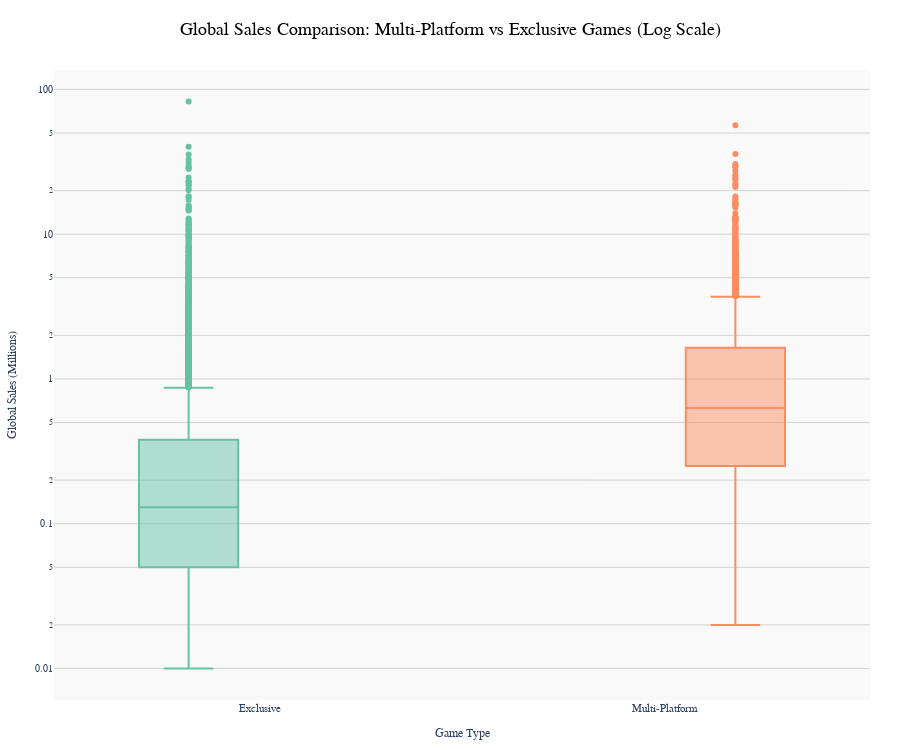

This figure's notebook cell:
### Markdown cell above
## Log Scale Justification — Handling Skewed Sales Data

Video game sales data are **highly skewed**, with most titles selling fewer than 1 million copies while a small number of blockbuster releases exceed 50–80 million.
Using a **logarithmic scale** on the y-axis compresses this extreme range, allowing for a **more meaningful visual comparison** between typical and high-performing games.
Without the log transformation, the few top-selling games dominate the chart and obscure underlying trends among the majority of titles.

By applying a log scale, the plot clearly reveals the **distribution, spread, and median differences** between multi-platform and exclusive games — highlighting genuine performance trends across both categories.

### Code cell
# Create box plot using Plotly Express
fig_box = px.box(
    df_merged,
    x='is_multiplatform',
    y='Global_Sales',
    color='is_multiplatform',
    color_discrete_sequence=['#66c2a5', '#fc8d62'],
    title='Global Sales Comparison: Multi-Platform vs Exclusive Games (Log Scale)',
    labels={
        'is_multiplatform': 'Game Type',
        'Global_Sales': 'Global Sales (Millions)'
    },
    points='outliers'
)

# Customise y-axis to log scale and improve readability
fig_box.update_yaxes(
    type='log',
    title_font=dict(size=12),
    tickfont=dict(size=10),
    showgrid=True,
    gridcolor='lightgrey'
)

# Customise x-axis for clarity
fig_box.update_xaxes(
    tickvals=[False, True],
    ticktext=['Exclusive', 'Multi-Platform'],
    title_font=dict(size=12),
    tickfont=dict(size=11)
)

fig_box.update_layout(
    template='plotly_white',
    showlegend=False,
    title=dict(x=0.5, font=dict(size=18, family='Arial', color='black')),
    font=dict(size=12, family='Arial'),
    yaxis=dict(zerolinecolor='lightgrey'),
    margin=dict(l=50, r=30, t=70, b=50),
    width=900,
    height=750,  # compact height
    boxmode='group',
    plot_bgcolor='rgba(245,245,245,0.6)',
    paper_bgcolor='white',
    annotations=[
        dict(
            text="Log scale reveals clearer comparison; multi-platform games show higher medians and spread.",
            xref="paper", yref="paper",
            x=0.5, y=-0.25,
            showarrow=False,
            font=dict(size=11, color="gray")
        )
    ]
)

fig_box.show()

### Figure 1 — Plotly figure (JSON) as saved in the notebook; plotly's stock layout.template omitted (floating-point values rounded to 4 significant figures; data arrays with more than 128 entries replaced by an {"elided": "..."} marker saying what was removed)
{"data": [{"alignmentgroup": "True", "boxpoints": "outliers", "hovertemplate": "Game Type=%{x}<br>Global Sales (Millions)=%{y}<extra></extra>", "legendgroup": "False", "marker": {"color": "#66c2a5"}, "name": "False", "notched": false, "offsetgroup": "False", "orientation": "v", "showlegend": true, "type": "box", "x": {"elided": "9255 bool values"}, "x0": " ", "xaxis": "x", "y": {"elided": "9255 float values"}, "y0": " ", "yaxis": "y"}, {"alignmentgroup": "True", "boxpoints": "outliers", "hovertemplate": "Game Type=%{x}<br>Global Sales (Millions)=%{y}<extra></extra>", "legendgroup": "True", "marker": {"color": "#fc8d62"}, "name": "True", "notched": false, "offsetgroup": "True", "orientation": "v", "showlegend": true, "type": "box", "x": {"elided": "2647 bool values"}, "x0": " ", "xaxis": "x", "y": {"elided": "2647 float values"}, "y0": " ", "yaxis": "y"}], "layout": {"annotations": [{"font": {"color": "gray", "size": 11}, "showarrow": false, "text": "Log scale reveals clearer comparison; multi-platform games show higher medians and spread.", "x": 0.5, "xref": "paper", "y": -0.25, "yref": "paper"}], "boxmode": "group", "font": {"family": "Arial", "size": 12}, "height": 750, "legend": {"title": {"text": "Game Type"}, "tracegroupgap": 0}, "margin": {"b": 50, "l": 50, "r": 30, "t": 70}, "paper_bgcolor": "white", "plot_bgcolor": "rgba(245,245,245,0.6)", "showlegend": false, "title": {"font": {"color": "black", "family": "Arial", "size": 18}, "text": "Global Sales Comparison: Multi-Platform vs Exclusive Games (Log Scale)", "x": 0.5}, "width": 900, "xaxis": {"anchor": "y", "categoryarray": [false, true], "categoryorder": "array", "domain": [0, 1], "tickfont": {"size": 11}, "ticktext": ["Exclusive", "Multi-Platform"], "tickvals": [false, true], "title": {"font": {"size": 12}, "text": "Game Type"}}, "yaxis": {"anchor": "x", "domain": [0, 1], "gridcolor": "lightgrey", "showgrid": true, "tickfont": {"size": 10}, "title": {"font": {"size": 12}, "text": "Global Sales (Millions)"}, "type": "log", "zerolinecolor": "lightgrey"}}}
